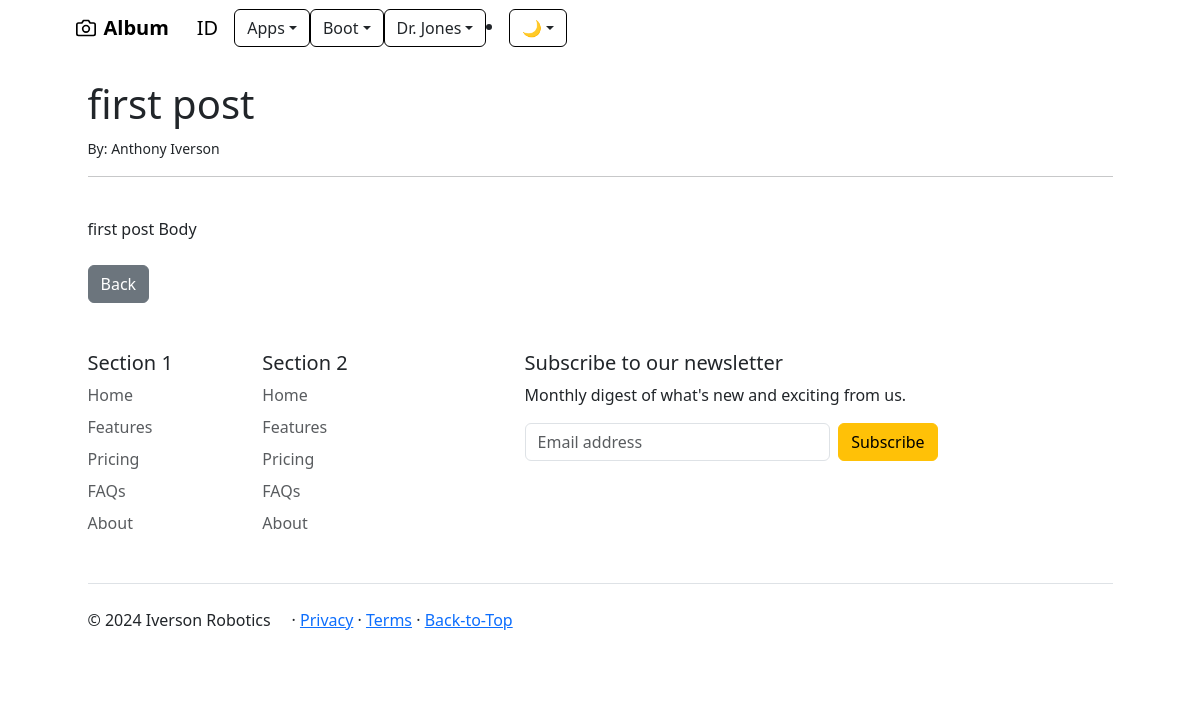
The app's page /article/1 with its own data.
### theblog/models.py (models this page shows, shortened)
class Post(models.Model):
	title = models.CharField(max_length=255)
	author = models.ForeignKey(User, on_delete=models.CASCADE)
	body = models.TextField()

### theblog/views.py (the view)
# urls.py: path('article/<int:pk>', ArticleDetailView.as_view(), name='article-detail'),
class ArticleDetailView(DetailView):
	model = Post
	template_name = 'article_details.html'

### theblog/templates/article_details.html (shortened to what this page needs)
{% extends 'base.html' %}
{% block content %}
<h1>{{ post.title }}</h1>
<small>By: {{ post.author.first_name }} {{ post.author.last_name }} </small><br/>
<hr>
<br/>
{{ post.body }}
<br/><br/>
<a href="{% url 'home' %}" class="btn btn-secondary">Back</a>
{% endblock %}

### static/css/color-grid.css (style rules this page uses)
:root { --bs-columns: 12; }

### records on screen
Post: title "first post", author.first_name "Anthony", author.last_name "Iverson", body "first post Body"
